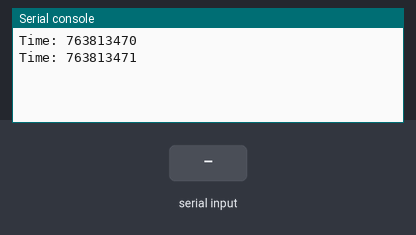
Bench run of a program on a simulated ESP32 board running MicroPython. Shown: the last lines printed to the serial console. Inputs (shaded band) come from the test bench. The clock reads 2024-03-15 10:24:30 at power-on unless the program sets it.

Above: at 1.2 s.
1.3 s: "1" received over the second serial link
At 1.9 s:
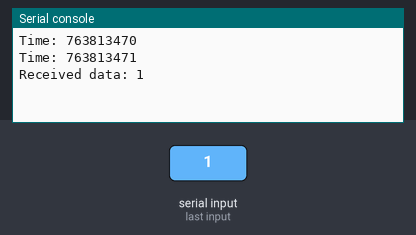
2.8 s: "0" received over the second serial link
At 2.96 s:
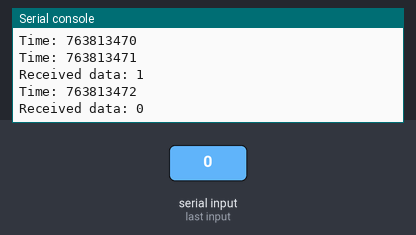
4.3 s: "2" received over the second serial link
At 4.9 s:
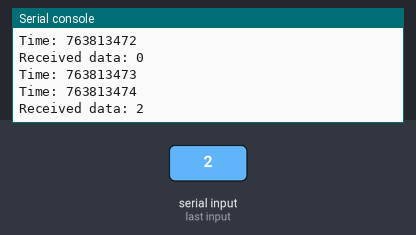
Timing chart, 0 to 7.3 s (numbered marks = the images above; inputs shaded):
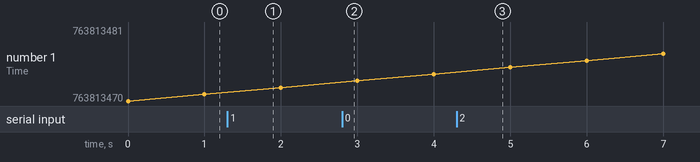

Measured:
- after the input at 1.3 s, the serial console: prints a new line at once (image 1)
- after the input at 2.8 s, the serial console: prints a new line at once (image 2)
- after the input at 4.3 s, the serial console: prints a new line at once (image 3)

The program:

test.py
```python
import machine
import time

def uart_callback(uart_obj):
    # 读取串口接收缓冲区中的数据
    data = uart_obj.read(uart_obj.any())
    if data:
        # 将读取到的数据转换为字符串并打印出来
        print("Received data: " + str(data.decode()))

# 定义串口对象
uart = machine.UART(1, baudrate=115200, rx=26, tx=27)

# 配置串口中断，当接收到回车符时触发中断
uart.irq(trigger=machine.UART.RX_ANY, handler=uart_callback)

# 主循环中不断检查是否有中断发生，并打印当前时间
while True:
    print("Time: " + str(time.time()))
    time.sleep(1)
```
